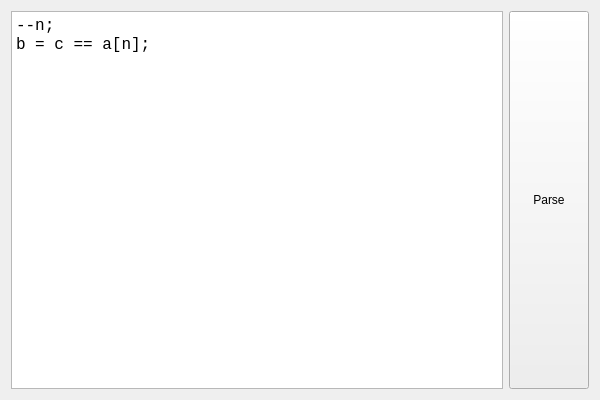
<?xml version="1.0" encoding="UTF-8"?>
<ui version="4.0">
 <class>Lab4_GUIClass</class>
 <widget class="QWidget" name="Lab4_GUIClass">
  <property name="geometry">
   <rect>
    <x>0</x>
    <y>0</y>
    <width>600</width>
    <height>400</height>
   </rect>
  </property>
  <property name="windowTitle">
   <string>Lab4_GUI</string>
  </property>
  <layout class="QHBoxLayout" name="horizontalLayout">
   <item>
    <widget class="QTextBrowser" name="code">
     <property name="font">
      <font>
       <family>Consolas</family>
       <pointsize>12</pointsize>
      </font>
     </property>
     <property name="readOnly">
      <bool>false</bool>
     </property>
     <property name="html">
      <string>&lt;!DOCTYPE HTML PUBLIC &quot;-//W3C//DTD HTML 4.0//EN&quot; &quot;http://www.w3.org/TR/REC-html40/strict.dtd&quot;&gt;
&lt;html&gt;&lt;head&gt;&lt;meta name=&quot;qrichtext&quot; content=&quot;1&quot; /&gt;&lt;style type=&quot;text/css&quot;&gt;
p, li { white-space: pre-wrap; }
&lt;/style&gt;&lt;/head&gt;&lt;body style=&quot; font-family:'Consolas'; font-size:12pt; font-weight:400; font-style:normal;&quot;&gt;
&lt;p style=&quot; margin-top:0px; margin-bottom:0px; margin-left:0px; margin-right:0px; -qt-block-indent:0; text-indent:0px;&quot;&gt;--n;&lt;/p&gt;
&lt;p style=&quot; margin-top:0px; margin-bottom:0px; margin-left:0px; margin-right:0px; -qt-block-indent:0; text-indent:0px;&quot;&gt;b = c == a[n];&lt;/p&gt;&lt;/body&gt;&lt;/html&gt;</string>
     </property>
     <property name="tabStopWidth">
      <number>40</number>
     </property>
    </widget>
   </item>
   <item>
    <widget class="QPushButton" name="parse">
     <property name="sizePolicy">
      <sizepolicy hsizetype="Minimum" vsizetype="Minimum">
       <horstretch>0</horstretch>
       <verstretch>0</verstretch>
      </sizepolicy>
     </property>
     <property name="text">
      <string>Parse</string>
     </property>
    </widget>
   </item>
  </layout>
 </widget>
 <layoutdefault spacing="6" margin="11"/>
 <resources>
  <include location="Lab4_GUI.qrc"/>
 </resources>
 <connections/>
</ui>
